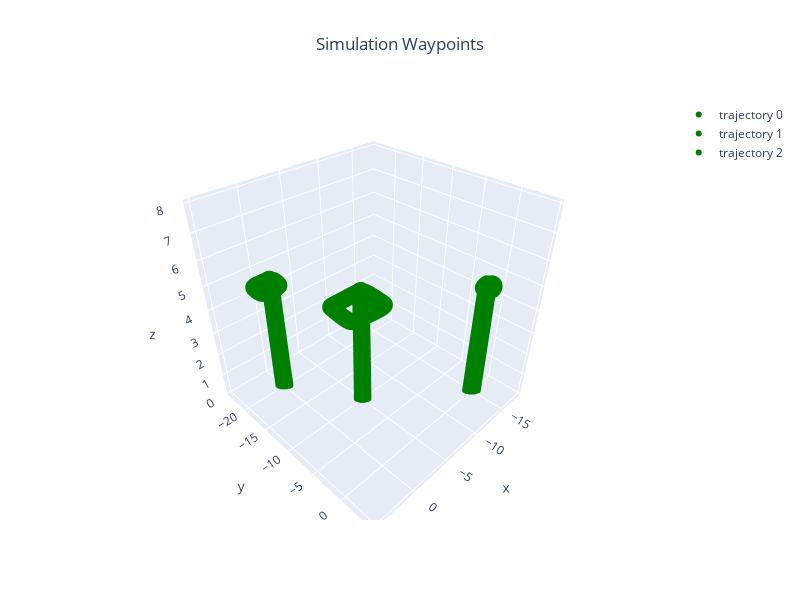

This figure's notebook cell:
### Code cell
green_paths = []
for sysid,path in green_gcs.paths.items():
    green_paths.append(np.array([x for x in path if x is not None]))

markers = [ConfigGazebo.create_trajectory_from_array(array=path,color=Color.GREEN) for path in green_paths]
Gazebo.plot_3d_interactive(markers=markers,title="Simulation Waypoints",frames=(0.2, 0.2, 0.6),ground=-0.05)

### Figure 1 — Plotly figure (JSON) as saved in the notebook; plotly's stock layout.template omitted (floating-point values rounded to 4 significant figures; data arrays with more than 128 entries replaced by an {"elided": "..."} marker saying what was removed)
{"data": [{"marker": {"color": {"elided": "7150 str values"}, "size": 6}, "mode": "markers", "name": "trajectory 0", "type": "scatter3d", "x": {"elided": "7150 float values"}, "y": {"elided": "7150 float values"}, "z": {"elided": "7150 float values"}}, {"marker": {"color": {"elided": "7161 str values"}, "size": 6}, "mode": "markers", "name": "trajectory 1", "type": "scatter3d", "x": {"elided": "7161 float values"}, "y": {"elided": "7161 float values"}, "z": {"elided": "7161 float values"}}, {"marker": {"color": {"elided": "7197 str values"}, "size": 6}, "mode": "markers", "name": "trajectory 2", "type": "scatter3d", "x": {"elided": "7197 float values"}, "y": {"elided": "7197 float values"}, "z": {"elided": "7197 float values"}}], "layout": {"height": 600, "scene": {"xaxis": {"range": [-18.43, 5.547], "title": {"text": "x"}}, "yaxis": {"range": [-24.38, 5.328], "title": {"text": "y"}}, "zaxis": {"range": [-0.05, 8.118], "title": {"text": "z"}}}, "showlegend": true, "title": {"text": "Simulation Waypoints", "x": 0.5, "xanchor": "center"}, "width": 800}}
